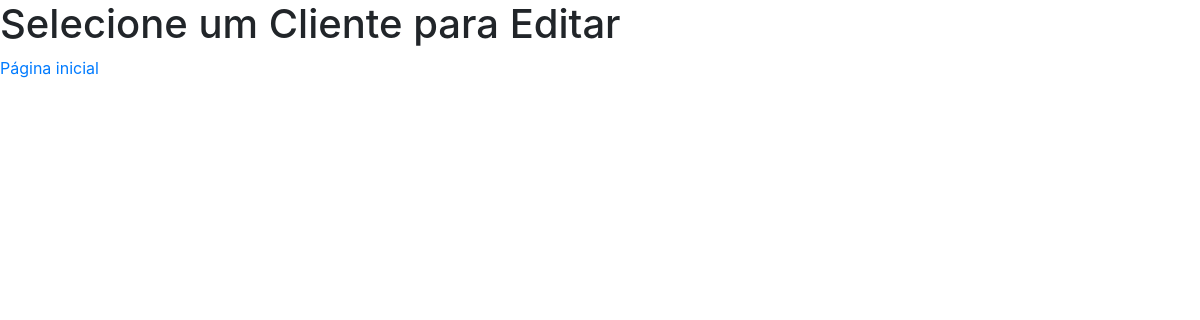
Page /selecionar/ on the earlier database version.
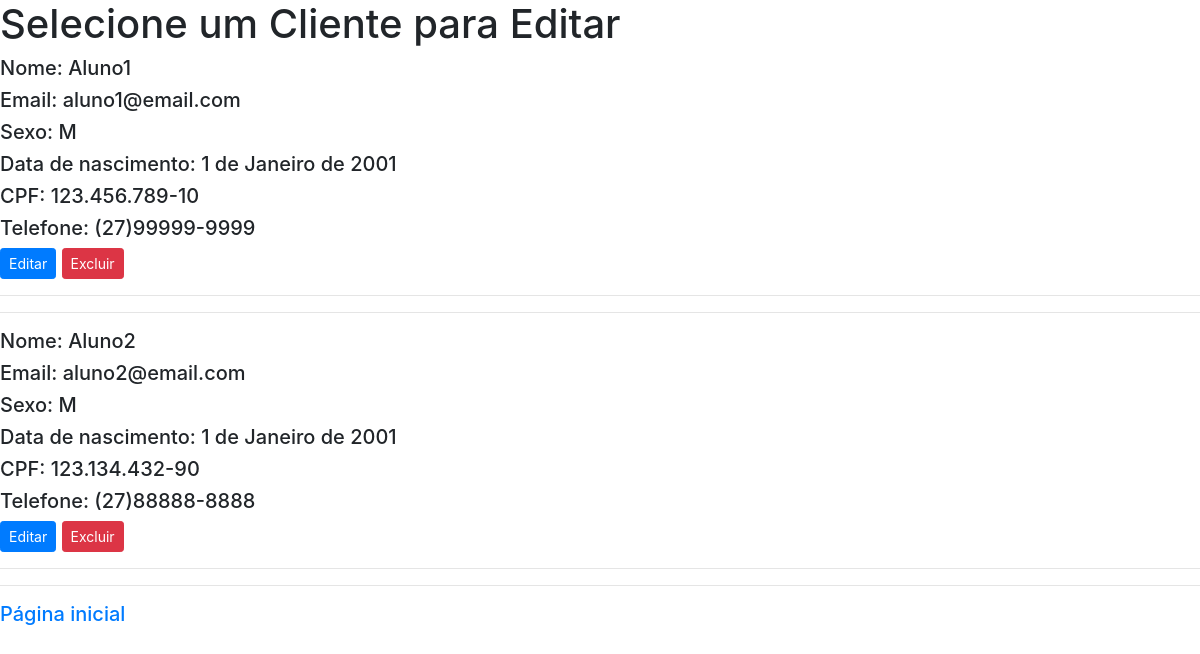
Same page on the later database version.
### app/models.py (models this page shows, shortened)
class Aluno(models.Model):
    SEXO_CHOICES = [
        ('M', 'Masculino'),
        ('F', 'Feminino'),
        ('O', 'Outro'),
    ]
    NIVEL_ENSINO_CHOICES = [
        ('Fundamental', 'Fundamental'),
        ('Médio', 'Médio'),
        ('Superior', 'Superior'),
    ]
    nome = models.CharField(max_length=100)
    email = models.EmailField()
    sexo = models.CharField(max_length=1, choices=SEXO_CHOICES)
    data_nascimento = models.DateField()
    cpf = models.CharField(max_length=14)  # Pode ser ajustado para usar um campo de CPF personalizado
    rg = models.CharField(max_length=20)
    telefone = models.CharField(max_length=20)
    endereco = models.CharField(max_length=255)
    numero = models.CharField(max_length=20)
    complemento = models.CharField(max_length=100, blank=True)
    bairro = models.CharField(max_length=100)
    cidade = models.CharField(max_length=100)
    cep = models.CharField(max_length=10)
    uf = models.CharField(max_length=2)
    nome_mae = models.CharField(max_length=100)
    nome_pai = models.CharField(max_length=100)
    rg_responsavel = models.CharField(max_length=20)
    codigo_escola = models.CharField(max_length=20)
    nome_escola = models.CharField(max_length=255)
    matricula_escolar = models.CharField(max_length=20)
    nivel_ensino = models.CharField(max_length=20, choices=NIVEL_ENSINO_CHOICES)
    serie = models.CharField(max_length=20)
    codigo_curso = models.CharField(max_length=20)
    linha1 = models.TextField(blank=True)
    linha2 = models.TextField(blank=True)
    linha3 = models.TextField(blank=True)
    linha4 = models.TextField(blank=True)
    linha5 = models.TextField(blank=True)
    linha6 = models.TextField(blank=True)
    linha7 = models.TextField(blank=True)
    linha8 = models.TextField(blank=True)
    linha9 = models.TextField(blank=True)
    linha10 = models.TextField(blank=True)

### app/views.py (the view)
# urls.py: path('selecionar/', views.selecionar_aluno, name='selecionar_aluno'),
def selecionar_aluno(request):
    alunos = Aluno.objects.all()
    return render(request, 'selecionar.html', {'alunos': alunos})

### app/templates/selecionar.html (shortened to what this page needs)
{% load static %}
<!DOCTYPE html>
<html lang="pt-br">
<head>
    <link rel="stylesheet" href="{% static 'css/style.css' %}">
    <link rel="stylesheet" href="{% static 'bootstrap/css/bootstrap.min.css' %}">
</head>
<body>
  <h1>Selecione um Cliente para Editar</h1>
  {% for aluno in alunos %}
  <h5>Nome: {{ aluno.nome }}</h5>
  <h5>Email: {{ aluno.email }}<h5>
  <h5>Sexo: {{ aluno.sexo }}<h5>
  <h5>Data de nascimento: {{ aluno.data_nascimento }}<h5>
  <h5>CPF: {{ aluno.cpf }}<h5>
  <h5>Telefone: {{ aluno.telefone }}<h5>
  <form method="" action="{% url 'editar_aluno' aluno.id %}" style="display: inline;">
    <button type="submit" class="btn btn-primary btn-sm">Editar</button>
  </form>
    <form method="post" action="{% url 'excluir_aluno' aluno.id %}" style="display: inline;">
      <button type="submit" class="btn btn-danger btn-sm">Excluir</button>
    </form>
    <hr>
  <hr>
{% endfor %}
    <a href="{% url 'home' %}">Página inicial</a>
</body>
</html>

### app/static/css/style.css (style rules this page uses)
* { margin: 0; padding: 0; box-sizing: border-box; }
html { height: 100%; }

Differences in the rows shown:
added Aluno: nome "Aluno1", email "aluno1@email.com", sexo "M", data_nascimento "1 de Janeiro de 2001", cpf "123.456.789-10", telefone "(27)99999-9999"
added Aluno: nome "Aluno2", email "aluno2@email.com", sexo "M", data_nascimento "1 de Janeiro de 2001", cpf "123.134.432-90", telefone "(27)88888-8888"
